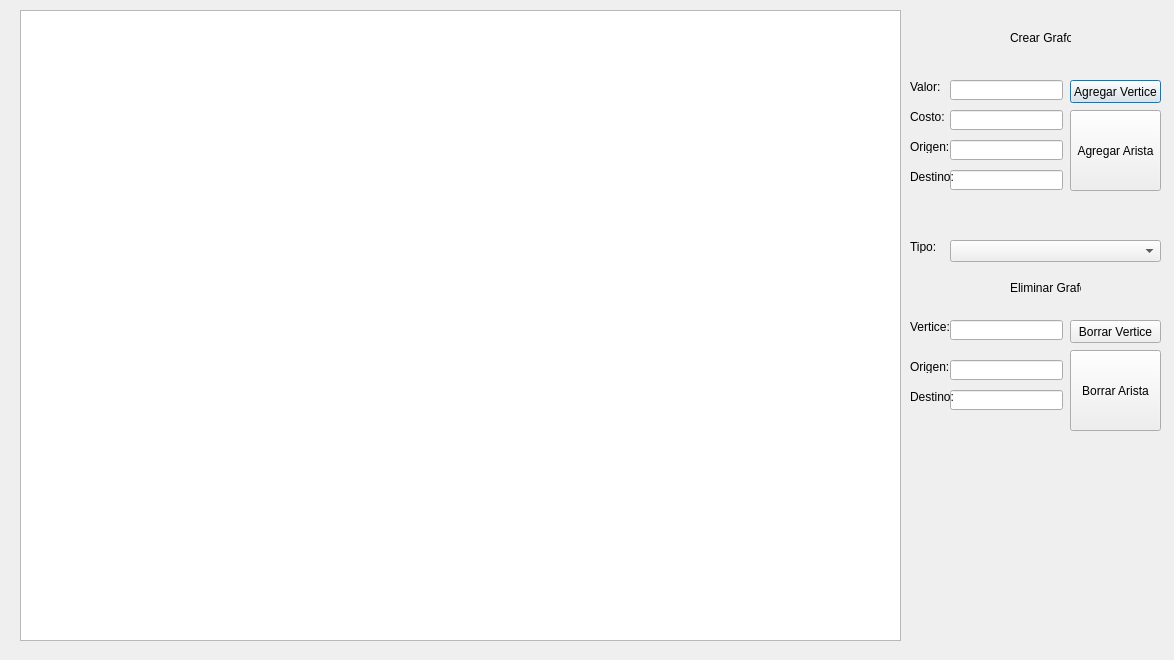
<?xml version="1.0" encoding="UTF-8"?>
<ui version="4.0">
 <class>Graficar</class>
 <widget class="QDialog" name="Graficar">
  <property name="geometry">
   <rect>
    <x>0</x>
    <y>0</y>
    <width>1174</width>
    <height>660</height>
   </rect>
  </property>
  <property name="windowTitle">
   <string>Dialog</string>
  </property>
  <widget class="QGraphicsView" name="VistaGrafo">
   <property name="geometry">
    <rect>
     <x>20</x>
     <y>10</y>
     <width>881</width>
     <height>631</height>
    </rect>
   </property>
  </widget>
  <widget class="QLineEdit" name="EditValorVer">
   <property name="geometry">
    <rect>
     <x>950</x>
     <y>80</y>
     <width>113</width>
     <height>20</height>
    </rect>
   </property>
   <property name="text">
    <string/>
   </property>
  </widget>
  <widget class="QLabel" name="LabelValor">
   <property name="geometry">
    <rect>
     <x>910</x>
     <y>80</y>
     <width>47</width>
     <height>13</height>
    </rect>
   </property>
   <property name="text">
    <string>Valor:</string>
   </property>
  </widget>
  <widget class="QPushButton" name="BtnAgregarVer">
   <property name="geometry">
    <rect>
     <x>1070</x>
     <y>80</y>
     <width>91</width>
     <height>23</height>
    </rect>
   </property>
   <property name="text">
    <string>Agregar Vertice</string>
   </property>
  </widget>
  <widget class="QLabel" name="LabelCosto">
   <property name="geometry">
    <rect>
     <x>910</x>
     <y>110</y>
     <width>47</width>
     <height>13</height>
    </rect>
   </property>
   <property name="text">
    <string>Costo:</string>
   </property>
  </widget>
  <widget class="QLineEdit" name="EditCosto">
   <property name="geometry">
    <rect>
     <x>950</x>
     <y>110</y>
     <width>113</width>
     <height>20</height>
    </rect>
   </property>
   <property name="text">
    <string/>
   </property>
  </widget>
  <widget class="QLineEdit" name="EditOrigen">
   <property name="geometry">
    <rect>
     <x>950</x>
     <y>140</y>
     <width>113</width>
     <height>20</height>
    </rect>
   </property>
   <property name="text">
    <string/>
   </property>
  </widget>
  <widget class="QLabel" name="LabelOrigen">
   <property name="geometry">
    <rect>
     <x>910</x>
     <y>140</y>
     <width>47</width>
     <height>13</height>
    </rect>
   </property>
   <property name="text">
    <string>Origen:</string>
   </property>
  </widget>
  <widget class="QLineEdit" name="EditDestino">
   <property name="geometry">
    <rect>
     <x>950</x>
     <y>170</y>
     <width>113</width>
     <height>20</height>
    </rect>
   </property>
   <property name="text">
    <string/>
   </property>
  </widget>
  <widget class="QLabel" name="LabelDestino">
   <property name="geometry">
    <rect>
     <x>910</x>
     <y>170</y>
     <width>47</width>
     <height>13</height>
    </rect>
   </property>
   <property name="text">
    <string>Destino:</string>
   </property>
  </widget>
  <widget class="QPushButton" name="BtnAgregarArista">
   <property name="geometry">
    <rect>
     <x>1070</x>
     <y>110</y>
     <width>91</width>
     <height>81</height>
    </rect>
   </property>
   <property name="text">
    <string>Agregar Arista</string>
   </property>
  </widget>
  <widget class="QLineEdit" name="EditDestinoBo">
   <property name="geometry">
    <rect>
     <x>950</x>
     <y>390</y>
     <width>113</width>
     <height>20</height>
    </rect>
   </property>
   <property name="text">
    <string/>
   </property>
  </widget>
  <widget class="QPushButton" name="BtnBorrarArista">
   <property name="geometry">
    <rect>
     <x>1070</x>
     <y>350</y>
     <width>91</width>
     <height>81</height>
    </rect>
   </property>
   <property name="text">
    <string>Borrar Arista</string>
   </property>
  </widget>
  <widget class="QLabel" name="LabelOrigenBo">
   <property name="geometry">
    <rect>
     <x>910</x>
     <y>360</y>
     <width>47</width>
     <height>13</height>
    </rect>
   </property>
   <property name="text">
    <string>Origen:</string>
   </property>
  </widget>
  <widget class="QPushButton" name="BtnBorrarVertice">
   <property name="geometry">
    <rect>
     <x>1070</x>
     <y>320</y>
     <width>91</width>
     <height>23</height>
    </rect>
   </property>
   <property name="text">
    <string>Borrar Vertice</string>
   </property>
  </widget>
  <widget class="QLineEdit" name="EditOrigenBo">
   <property name="geometry">
    <rect>
     <x>950</x>
     <y>360</y>
     <width>113</width>
     <height>20</height>
    </rect>
   </property>
   <property name="text">
    <string/>
   </property>
  </widget>
  <widget class="QLabel" name="LabelDestinoBo">
   <property name="geometry">
    <rect>
     <x>910</x>
     <y>390</y>
     <width>47</width>
     <height>13</height>
    </rect>
   </property>
   <property name="text">
    <string>Destino:</string>
   </property>
  </widget>
  <widget class="QLabel" name="LabelVerticeBo">
   <property name="geometry">
    <rect>
     <x>910</x>
     <y>320</y>
     <width>47</width>
     <height>13</height>
    </rect>
   </property>
   <property name="text">
    <string>Vertice:</string>
   </property>
  </widget>
  <widget class="QLineEdit" name="EditVerticeBo">
   <property name="geometry">
    <rect>
     <x>950</x>
     <y>320</y>
     <width>113</width>
     <height>20</height>
    </rect>
   </property>
   <property name="text">
    <string/>
   </property>
  </widget>
  <widget class="QLabel" name="LabelTipo">
   <property name="geometry">
    <rect>
     <x>910</x>
     <y>240</y>
     <width>47</width>
     <height>13</height>
    </rect>
   </property>
   <property name="text">
    <string>Tipo:</string>
   </property>
  </widget>
  <widget class="QComboBox" name="CmbOrigen">
   <property name="geometry">
    <rect>
     <x>950</x>
     <y>240</y>
     <width>211</width>
     <height>22</height>
    </rect>
   </property>
  </widget>
  <widget class="QLabel" name="LabelCrearGrafo">
   <property name="geometry">
    <rect>
     <x>1010</x>
     <y>30</y>
     <width>61</width>
     <height>16</height>
    </rect>
   </property>
   <property name="text">
    <string>Crear Grafo</string>
   </property>
  </widget>
  <widget class="QLabel" name="LabelEliminarGrafo">
   <property name="geometry">
    <rect>
     <x>1010</x>
     <y>280</y>
     <width>71</width>
     <height>16</height>
    </rect>
   </property>
   <property name="text">
    <string>Eliminar Grafo</string>
   </property>
  </widget>
 </widget>
 <resources/>
 <connections/>
</ui>
